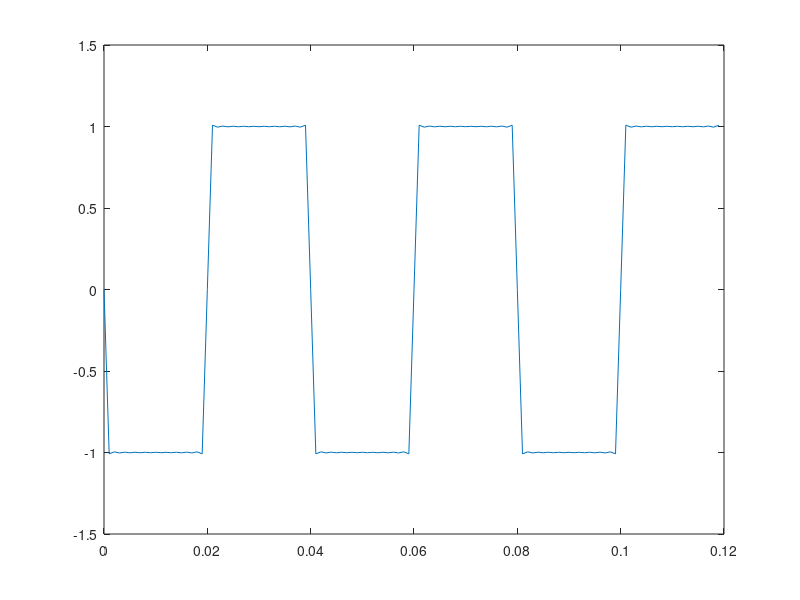

MATLAB code to generate this figure:
clc;clear all;clf;
T = 0.12;sum = 0; f0 = 25; fs = 1000;
N = 500; % change the values as needed
t = 0;i = 1;
while t<T
    sum = 0;
    k = 1;
    while k<=N
        X = j*4/(k*pi);
        sum = sum + (X*exp(j*2*pi*k*f0*t));
        k = k + 2;
    end
    x(i) = real(sum);
    t = t+1/fs;
    i=i+1;
end
t = 0:1/fs:T-1/fs;
plot(t,x)
